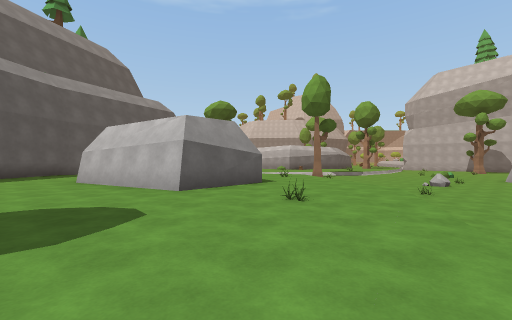
View 1 (above)

17 first-person views from a walk through a Unity game level. The camera is 1.3 m above the floor, looks level and sees 90° across. The floor is counted in squares, 2 m on a side. Each view is taken from the middle of a square. On the plan, view 1 faces up. The plan holds only what a view shows up to about 9 squares ahead; the rest is blank. The place goes on beyond the plan. The player is left out. Some animated figures are not drawn.

View 2
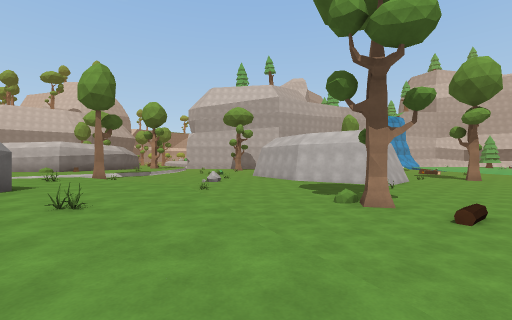

View 3
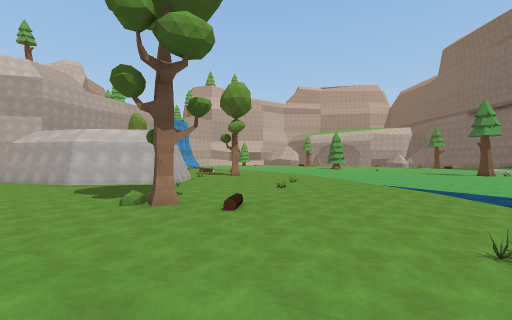

View 4
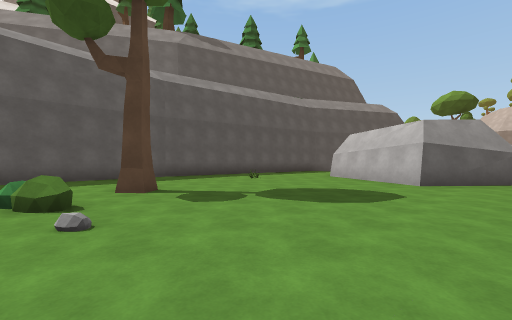

View 5
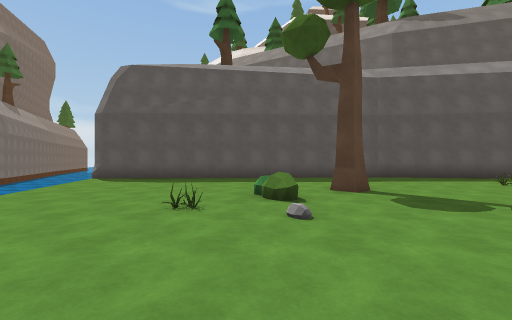

View 6
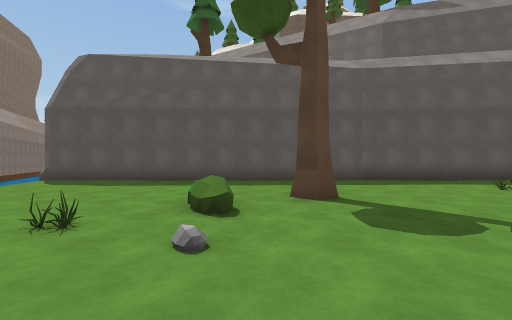

View 7
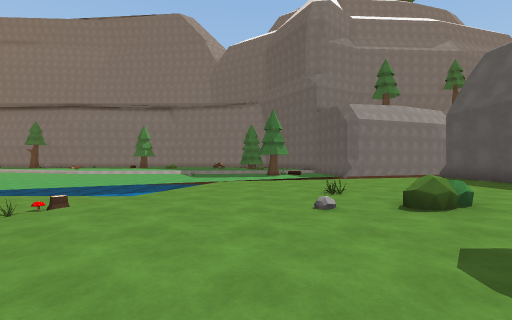

View 8
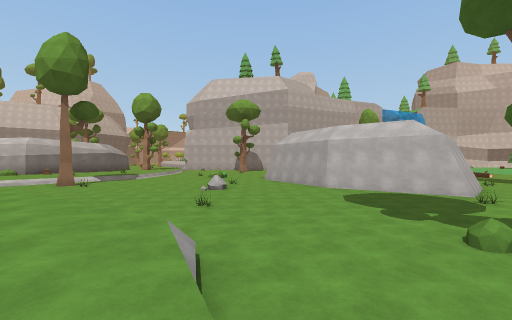

View 9
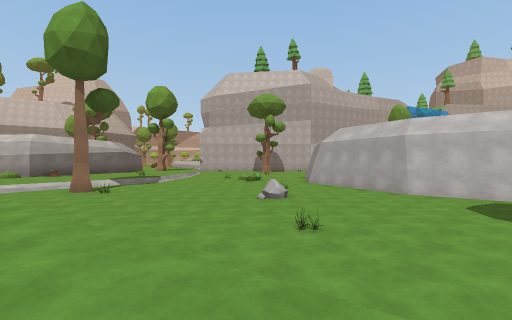

View 10
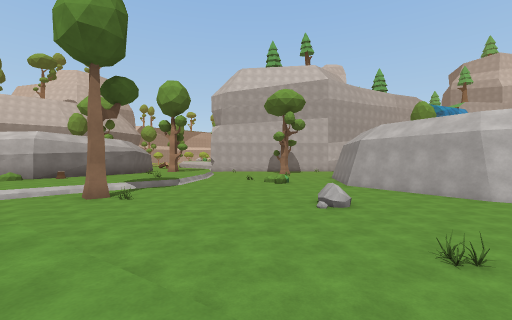

View 11
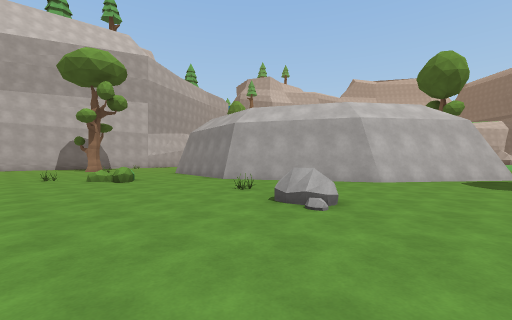

View 12
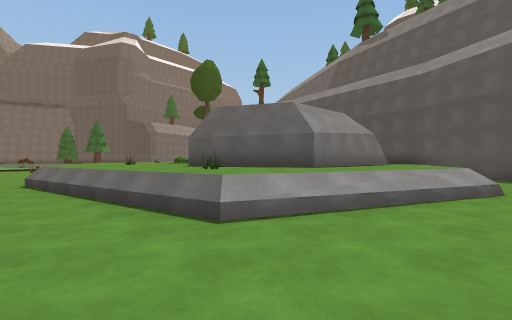

View 13
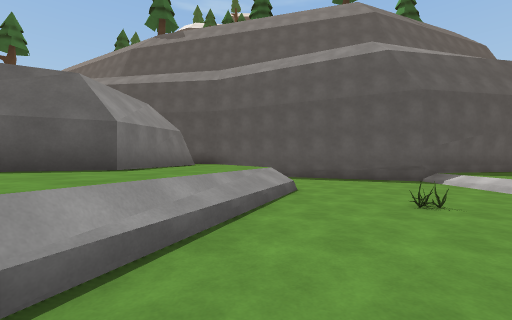

View 14
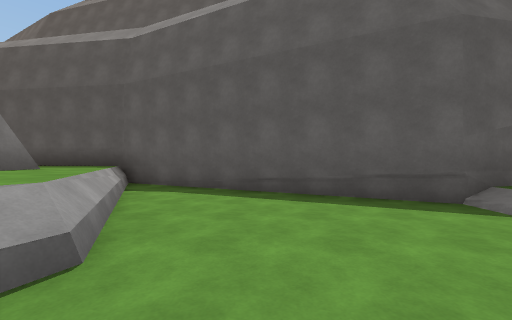

View 15
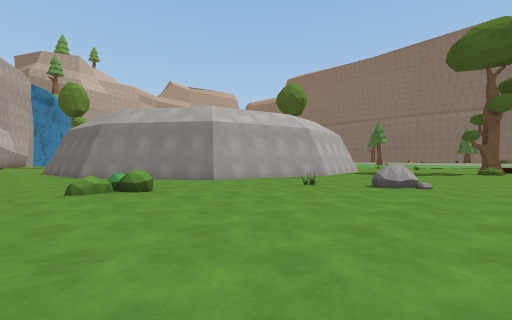

View 16
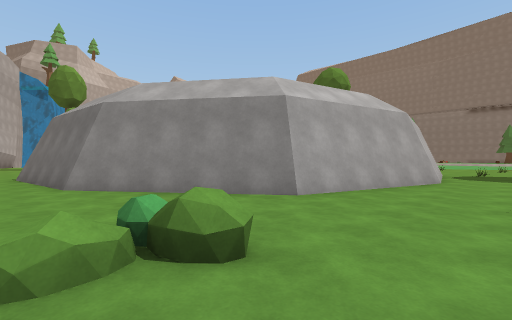

View 17
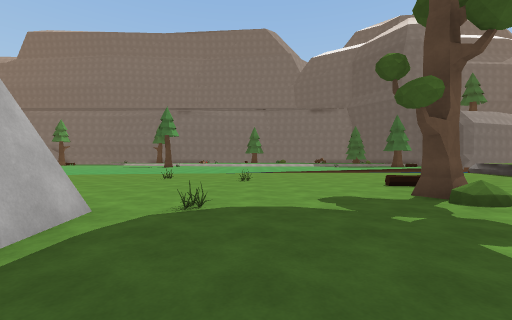

### Floor plan
Key: @ floor where view 1 was taken; # wall or solid block; . main floor; : floor 1 m higher than the main floor; + floor 1.5 m higher than the main floor; / step, stairs or slope; = window, fence, low wall or low ledge; ≈ water the walk keeps out of; O other object.
Columns run from 10 left of view 1 to 16 right of it. Each row starts with its distance up from view 1.
 18     ## //   /..............
 17     #.....  ..O......./....
 16    ##...... ........./O....
 15    #......................#
 14   ##....................###
 13   #../=:///............##
 12  ##==:::::://..........#
 11  #::##::::::/.....O....#
 10  #:: #####:::.........##
  9  #:::    #:::=........#
  8  #:::##  ##::=........#
  7  #::::#####::=........#
  6 ##:::::###:::/........#
  5 #::::::::::::/........#
  4 #::::::::::::/........###
  3 #:::::::::::/....O.......
  2 #:::::::::::=....O.......
  1 #:::::::::::.............
  0 #:::OO::::@/..............
 -1 #:::::O::::/...............
 -2 #::::+:::::................
 -3 #:::::::::=  .......
 -4 #:::::::::/ OO......
 -5 ##:::::::/  ........
 -6  #::::://≈  ////////
 -7  #::≈≈            ≈≈

Where each view was taken, in squares from view 1:
view 1: 0 up, 0 right, facing up
view 2: 0 up, 0 right, facing up-right
view 3: 0 up, 0 right, facing right
view 4: 2 down, 0 right, facing up-left
view 5: 2 down, 0 right, facing left
view 6: 1 down, 1 left, facing left
view 7: 2 up, 2 left, facing down
view 8: 3 up, 2 right, facing up-right
view 9: 6 up, 2 right, facing up-right
view 10: 8 up, 2 right, facing up-right
view 11: 12 up, 4 right, facing right
view 12: 14 up, 4 right, facing down-left
view 13: 13 up, 3 right, facing left
view 14: 15 up, 1 left, facing left
view 15: 18 up, 6 right, facing down-right
view 16: 17 up, 10 right, facing down-right
view 17: 7 up, 10 right, facing down
